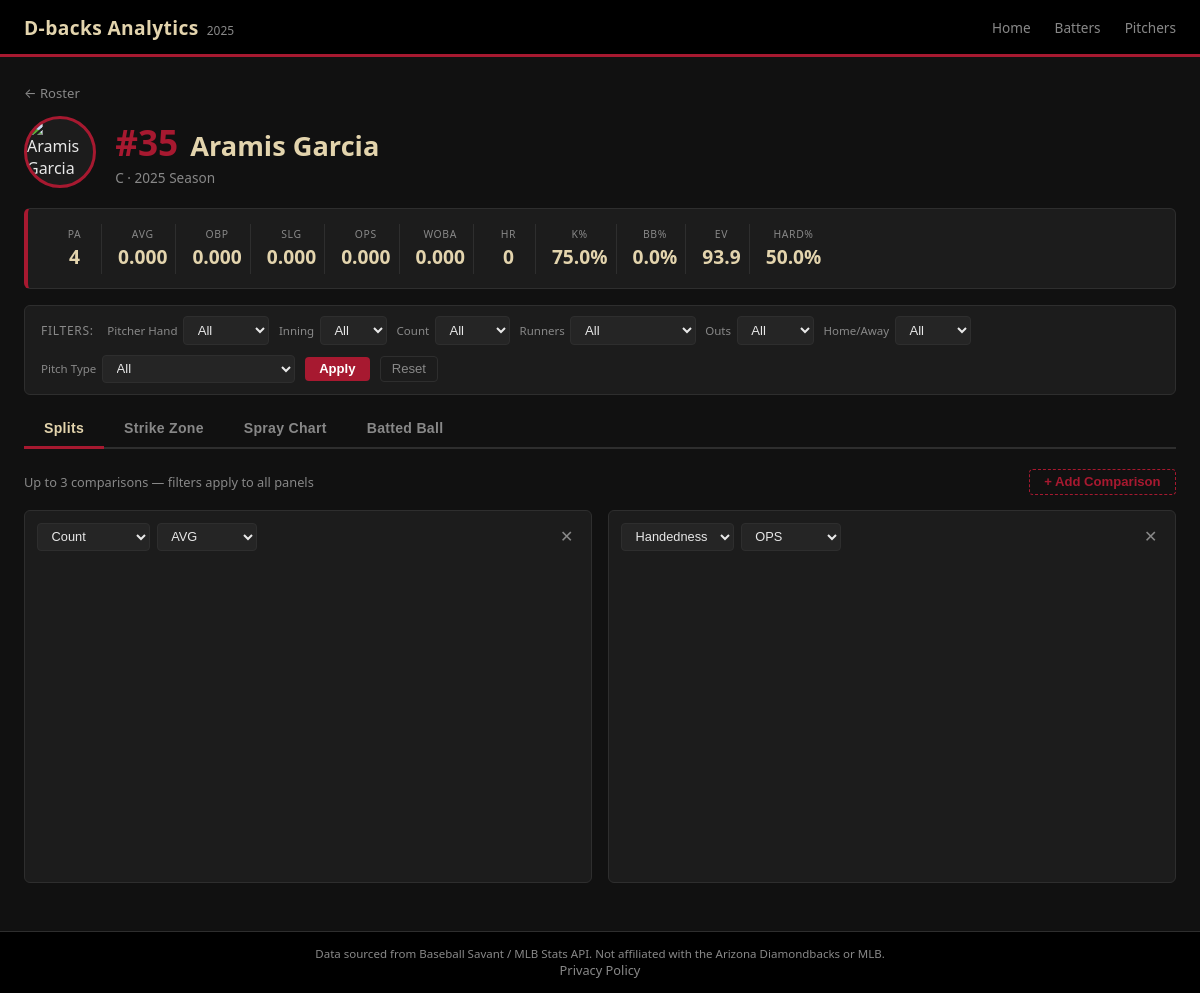
The page /batter/605244 on the database its author committed.
### tables this page shows
CREATE TABLE "players" (
"player_id" INTEGER,
  "full_name" TEXT,
  "jersey_number" INTEGER,
  "position" TEXT,
  "position_type" TEXT,
  "status" TEXT,
  "season" INTEGER
);

CREATE TABLE batter_splits (
    id              INTEGER PRIMARY KEY AUTOINCREMENT,
    player_id       INTEGER NOT NULL,
    season          INTEGER NOT NULL,
    split_type      TEXT NOT NULL,   -- 'inning', 'count', 'runners', 'venue', 'handedness', etc.
    split_value     TEXT NOT NULL,   -- e.g., '7', '2-2', 'RISP', 'Chase Field', 'vs_LHP'

    -- Counting stats
    pa              INTEGER DEFAULT 0,   -- plate appearances
    ab              INTEGER DEFAULT 0,
    hits            INTEGER DEFAULT 0,
    singles         INTEGER DEFAULT 0,
    doubles         INTEGER DEFAULT 0,
    triples         INTEGER DEFAULT 0,
    home_runs       INTEGER DEFAULT 0,
    rbi             INTEGER DEFAULT 0,
    walks           INTEGER DEFAULT 0,
    strikeouts      INTEGER DEFAULT 0,
    hbp             INTEGER DEFAULT 0,

    -- Rate stats (stored as TEXT to handle NULL cleanly; computed in Python)
    avg             REAL,
    obp             REAL,
    slg             REAL,
    ops             REAL,
    woba            REAL,

    -- Batted ball
    avg_exit_velo   REAL,
    avg_launch_angle REAL,
    hard_hit_pct    REAL,   -- % balls in play with EV >= 95 mph
    barrel_pct      REAL,

    -- Swing/contact
    swing_pct       REAL,
    whiff_pct       REAL,
    contact_pct     REAL,

    UNIQUE (player_id, season, split_type, split_value)
);

### app/app.py (the view)
@app.route("/batter/<int:player_id>")
def batter_page(player_id: int):
    player = query("SELECT * FROM players WHERE player_id=? AND season=2025", (player_id,))
    if not player:
        abort(404)
    player = player[0]
    if player["position_type"] == "Pitcher":
        abort(404)
    overall = query(
        "SELECT * FROM batter_splits WHERE player_id=? AND season=2025 AND split_type='overall'",
        (player_id,)
    )
    overall = overall[0] if overall else {}
    split_types = [r["split_type"] for r in query(
        "SELECT DISTINCT split_type FROM batter_splits "
        "WHERE player_id=? AND season=2025 ORDER BY split_type", (player_id,)
    )]
    pitch_types = [r["pitch_type"] for r in query(
        "SELECT DISTINCT pitch_type FROM pitches WHERE batter=? AND pitch_type IS NOT NULL "
        "ORDER BY pitch_type", (player_id,)
    )]
    return render_template("player.html", player=player, overall=overall,
                           split_types=split_types, pitch_types=pitch_types,
                           player_type="batter")

### app/app.py (called while the page is built)
@app.before_request
def force_https():
    if request.headers.get("X-Forwarded-Proto") == "http":
        return redirect(request.url.replace("http://", "https://", 1), code=301)

def get_db():
    conn = sqlite3.connect(DB_PATH)
    conn.row_factory = sqlite3.Row
    return conn

def query(sql: str, params: tuple = ()) -> list[dict]:
    conn = get_db()
    rows = conn.execute(sql, params).fetchall()
    conn.close()
    return [dict(r) for r in rows]

### app/templates/player.html (shortened to what this page needs)
{% extends "base.html" %}
{% block content %}
<div class="player-header">
    <a href="/" class="back-link">← Roster</a>
    <div class="player-meta">
        <img class="player-headshot"
             src="https://img.mlbstatic.com/mlb-photos/image/upload/d_people:generic:headshot:67:current.png/w_120,q_auto:best/v1/people/{{ player.player_id }}/headshot/67/current"
             alt="{{ player.full_name }}"
             onerror="this.src='/static/img/silhouette.svg'">
        <div>
            <div class="player-name-row">
                <span class="jersey-big">#{{ player.jersey_number or '—' }}</span>
                <h1>{{ player.full_name }}</h1>
            </div>
            <p class="position-label">{{ player.position }} · 2025 Season</p>
        </div>
    </div>
</div>
{% if overall %}
<div class="stat-bar">
    {% if player_type == 'batter' %}
    <div class="stat-item"><span class="stat-label">PA</span><span class="stat-value">{{ overall.pa or 0 }}</span></div>
    <div class="stat-item"><span class="stat-label">AVG</span><span class="stat-value">{{ "%.3f"|format(overall.avg or 0) }}</span></div>
    <div class="stat-item"><span class="stat-label">OBP</span><span class="stat-value">{{ "%.3f"|format(overall.obp or 0) }}</span></div>
    <div class="stat-item"><span class="stat-label">SLG</span><span class="stat-value">{{ "%.3f"|format(overall.slg or 0) }}</span></div>
    <div class="stat-item"><span class="stat-label">OPS</span><span class="stat-value">{{ "%.3f"|format(overall.ops or 0) }}</span></div>
    <div class="stat-item"><span class="stat-label">wOBA</span><span class="stat-value">{{ "%.3f"|format(overall.woba or 0) }}</span></div>
    <div class="stat-item"><span class="stat-label">HR</span><span class="stat-value">{{ overall.home_runs or 0 }}</span></div>
    <div class="stat-item"><span class="stat-label">K%</span><span class="stat-value">{{ "%.1f"|format((overall.strikeouts / overall.pa * 100) if overall.pa else 0) }}%</span></div>
    <div class="stat-item"><span class="stat-label">BB%</span><span class="stat-value">{{ "%.1f"|format((overall.walks / overall.pa * 100) if overall.pa else 0) }}%</span></div>
    <div class="stat-item"><span class="stat-label">EV</span><span class="stat-value">{{ overall.avg_exit_velo or '—' }}</span></div>
    <div class="stat-item"><span class="stat-label">Hard%</span><span class="stat-value">{% if overall.hard_hit_pct %}{{ "%.1f"|format(overall.hard_hit_pct * 100) }}%{% else %}—{% endif %}</span></div>
    {% endif %}
</div>
{% endif %}
<div class="filter-bar" id="filter-bar">
    <span class="filter-label">Filters:</span>
    {% if player_type == 'batter' %}
    <div class="filter-group">
        <label>Pitcher Hand</label>
        <select id="f-p_throws" class="filter-select">
            <option value="">All</option>
        </select>
    </div>
    {% endif %}
    <div class="filter-group">
        <label>Inning</label>
        <select id="f-inning" class="filter-select">
            <option value="">All</option>
        </select>
    </div>
    <div class="filter-group">
        <label>Count</label>
        <select id="f-count" class="filter-select">
            <option value="">All</option>
        </select>
    </div>
    <div class="filter-group">
        <label>Runners</label>
        <select id="f-runners" class="filter-select">
            <option value="">All</option>
        </select>
    </div>
    <div class="filter-group">
        <label>Outs</label>
        <select id="f-outs" class="filter-select">
            <option value="">All</option>
        </select>
    </div>
    <div class="filter-group">
        <label>Home/Away</label>
        <select id="f-home_away" class="filter-select">
            <option value="">All</option>
        </select>
    </div>
    {% if pitch_types %}
    <div class="filter-group">
        <label>Pitch Type</label>
        <select id="f-pitch_type" class="filter-select">
            <option value="">All</option>
        </select>
    </div>
    {% endif %}
    <button class="btn-apply" id="apply-filters">Apply</button>
    <button class="btn-reset" id="reset-filters">Reset</button>
</div>
<div class="tab-bar">
    <button class="tab-btn active" data-tab="splits">Splits</button>
    <button class="tab-btn" data-tab="heatmap">Strike Zone</button>
    <button class="tab-btn" data-tab="spray">{% if player_type == 'batter' %}Spray Chart{% else %}Pitch Movement{% endif %}</button>
    <button class="tab-btn" data-tab="advanced">{% if player_type == 'batter' %}Batted Ball{% else %}Velocity{% endif %}</button>
</div>
<div class="tab-content active" id="tab-splits">
    <div class="panels-toolbar">
        <span class="panels-hint">Up to 3 comparisons — filters apply to all panels</span>
        <button class="btn-add-panel" id="add-panel-btn">+ Add Comparison</button>
    </div>
    <div id="split-panels"></div>
</div>
{% endblock %}

### app/static/css/style.css (style rules this page uses)
:root { --red: #A71930; --red-dark: #7a1224; --red-glow: rgba(167,25,48,0.25); --sand: #E3D4AD; --sand-dim: #b8a882; --black: #000000; --bg: #111111; --bg-card: #1c1c1c; --bg-input: #252525; --bg-hover: #232323; --text: #e8e8e8; --text-muted: #888888; --border: #2e2e2e; --radius: 6px; --font: 'Segoe UI', system-ui, -apple-system, sans-serif; --cell-high: rgba(94,224,94,0.18); --cell-low: rgba(224,92,92,0.18); }
* { box-sizing: border-box; margin: 0; padding: 0; }
body { background: var(--bg); color: var(--text); font-family: var(--font); min-height: 100vh; display: flex; flex-direction: column; }
a { color: var(--sand); text-decoration: none; }
.player-header { margin-bottom: 1.25rem; }
.back-link { font-size: 0.82rem; color: var(--text-muted); display: inline-flex; align-items: center; gap: 0.3rem; margin-bottom: 0.9rem; transition: color 0.15s; }
.player-meta { display: flex; align-items: center; gap: 1.2rem; }
.jersey-big { font-size: 2.2rem; font-weight: 800; color: var(--red); min-width: 1.8rem; }
.player-meta h1 { font-size: 1.7rem; color: var(--sand); font-weight: 700; }
.position-label { color: var(--text-muted); font-size: 0.85rem; margin-top: 0.15rem; }
.stat-bar { display: flex; flex-wrap: wrap; gap: 0.5rem; background: var(--bg-card); border: 1px solid var(--border); border-left: 4px solid var(--red); border-radius: var(--radius); padding: 0.9rem 1.25rem; margin-bottom: 1rem; }
.stat-item { display: flex; flex-direction: column; align-items: center; min-width: 54px; padding: 0.2rem 0.5rem; border-right: 1px solid var(--border); }
.stat-item:last-child { border-right: none; }
.stat-label { font-size: 0.65rem; color: var(--text-muted); text-transform: uppercase; letter-spacing: 0.06em; margin-bottom: 0.15rem; }
.stat-value { font-size: 1.2rem; font-weight: 700; color: var(--sand); }
.filter-bar { display: flex; flex-wrap: wrap; align-items: center; gap: 0.6rem; background: var(--bg-card); border: 1px solid var(--border); border-radius: var(--radius); padding: 0.65rem 1rem; margin-bottom: 1rem; }
.filter-label { font-size: 0.75rem; color: var(--text-muted); text-transform: uppercase; letter-spacing: 0.06em; margin-right: 0.25rem; }
.filter-group { display: flex; align-items: center; gap: 0.35rem; }
.filter-group label { font-size: 0.72rem; color: var(--text-muted); white-space: nowrap; }
.filter-select { background: var(--bg-input); color: var(--text); border: 1px solid var(--border); border-radius: 4px; padding: 0.3rem 0.6rem; font-size: 0.82rem; cursor: pointer; transition: border-color 0.15s; }
.btn-apply { background: var(--red); color: #fff; border: none; border-radius: 4px; padding: 0.3rem 0.9rem; font-size: 0.82rem; font-weight: 600; cursor: pointer; transition: background 0.15s; }
.btn-reset { background: transparent; color: var(--text-muted); border: 1px solid var(--border); border-radius: 4px; padding: 0.3rem 0.7rem; font-size: 0.82rem; cursor: pointer; transition: color 0.15s, border-color 0.15s; }
.tab-bar { display: flex; gap: 0; border-bottom: 2px solid var(--border); margin-bottom: 1.25rem; }
.tab-btn { background: none; border: none; border-bottom: 3px solid transparent; color: var(--text-muted); padding: 0.6rem 1.25rem; font-size: 0.88rem; font-weight: 600; cursor: pointer; transition: color 0.15s, border-color 0.15s; margin-bottom: -2px; letter-spacing: 0.02em; }
.tab-btn.active { color: var(--sand); border-bottom-color: var(--red); }
.tab-content { display: none; }
.tab-content.active { display: block; }
.panels-toolbar { display: flex; align-items: center; justify-content: space-between; margin-bottom: 0.9rem; }
.panels-hint { font-size: 0.8rem; color: var(--text-muted); }
.btn-add-panel { background: transparent; color: var(--red); border: 1px dashed var(--red); border-radius: 4px; padding: 0.3rem 0.9rem; font-size: 0.82rem; font-weight: 600; cursor: pointer; transition: background 0.15s, color 0.15s; }
#split-panels { display: grid; grid-template-columns: repeat(auto-fit, minmax(360px, 1fr)); gap: 1rem; align-items: start; }
.player-headshot { width: 72px; height: 72px; border-radius: 50%; object-fit: cover; object-position: top center; border: 3px solid var(--red); background: var(--bg-card); flex-shrink: 0; }
.player-name-row { display: flex; align-items: baseline; gap: 0.75rem; }

### rows shown on the page
players: jersey_number "35", full_name "Aramis Garcia", position "C"
batter_splits: pa "4", avg "0.000", obp "0.000", slg "0.000", ops "0.000", woba "0.000", home_runs "0", (overall.strikeouts/overall.pa*100)ifoverall.paelse0 "75.0", (overall.walks/overall.pa*100)ifoverall.paelse0 "0.0", avg_exit_velo "93.9", overall.hard_hit_pct*100 "50.0"
